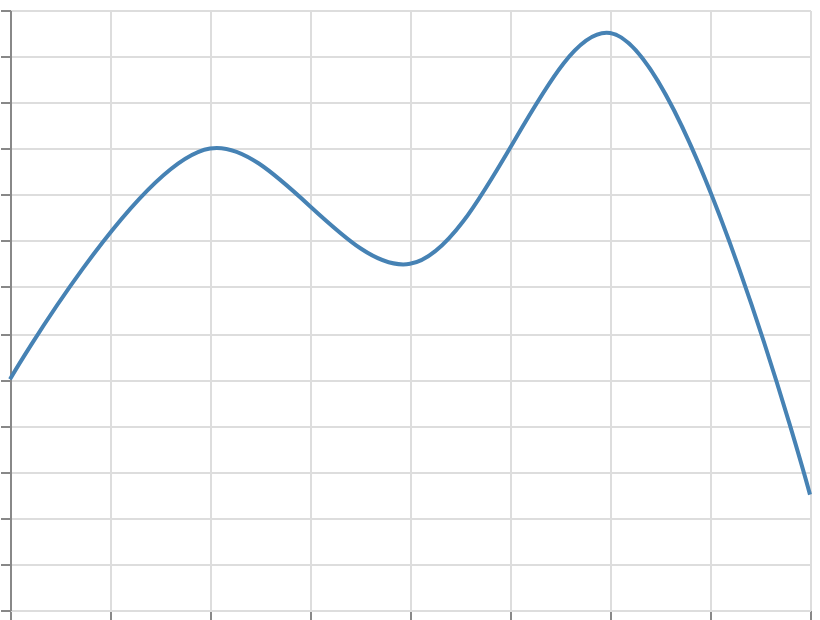

Describe this chart as a Vega-Lite specification.
### Vega specification from a JSON file in a GitHub repository (floating-point values rounded to 4 significant figures)
{"$schema": "https://vega.github.io/schema/vega/v6.json", "width": 400, "height": 300, "padding": 5, "autosize": "none", "data": [{"name": "table", "values": [{"x": 0, "y": 10}, {"x": 1, "y": 20}, {"x": 2, "y": 15}, {"x": 3, "y": 25}, {"x": 4, "y": 5}]}], "scales": [{"name": "x", "type": "linear", "domain": {"data": "table", "field": "x"}, "range": "width", "nice": true}, {"name": "y", "type": "linear", "domain": {"data": "table", "field": "y"}, "range": [{"signal": "height"}, 0], "nice": true}], "marks": [{"type": "line", "from": {"data": "table"}, "encode": {"update": {"x": {"scale": "x", "field": "x"}, "y": {"scale": "y", "field": "y"}, "stroke": {"value": "steelblue"}, "strokeWidth": {"value": 2}, "interpolate": {"value": "catmull-rom"}, "tension": {"value": 0.5}}}}], "axes": [{"scale": "x", "orient": "bottom", "grid": true, "labels": false}, {"scale": "y", "orient": "left", "grid": true, "labels": false}]}
